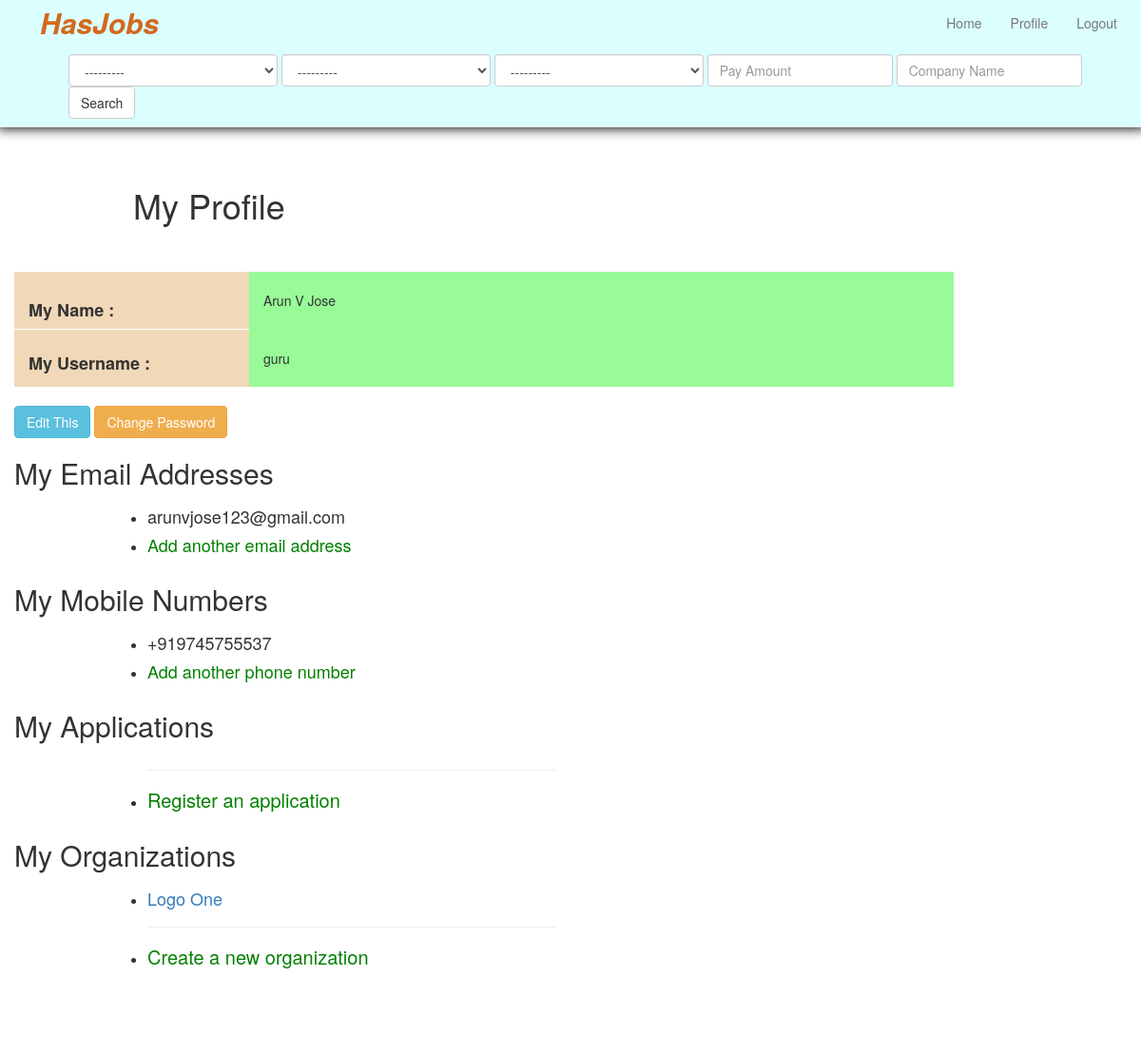
The page /profile/ (signed in) on the database as committed earlier.
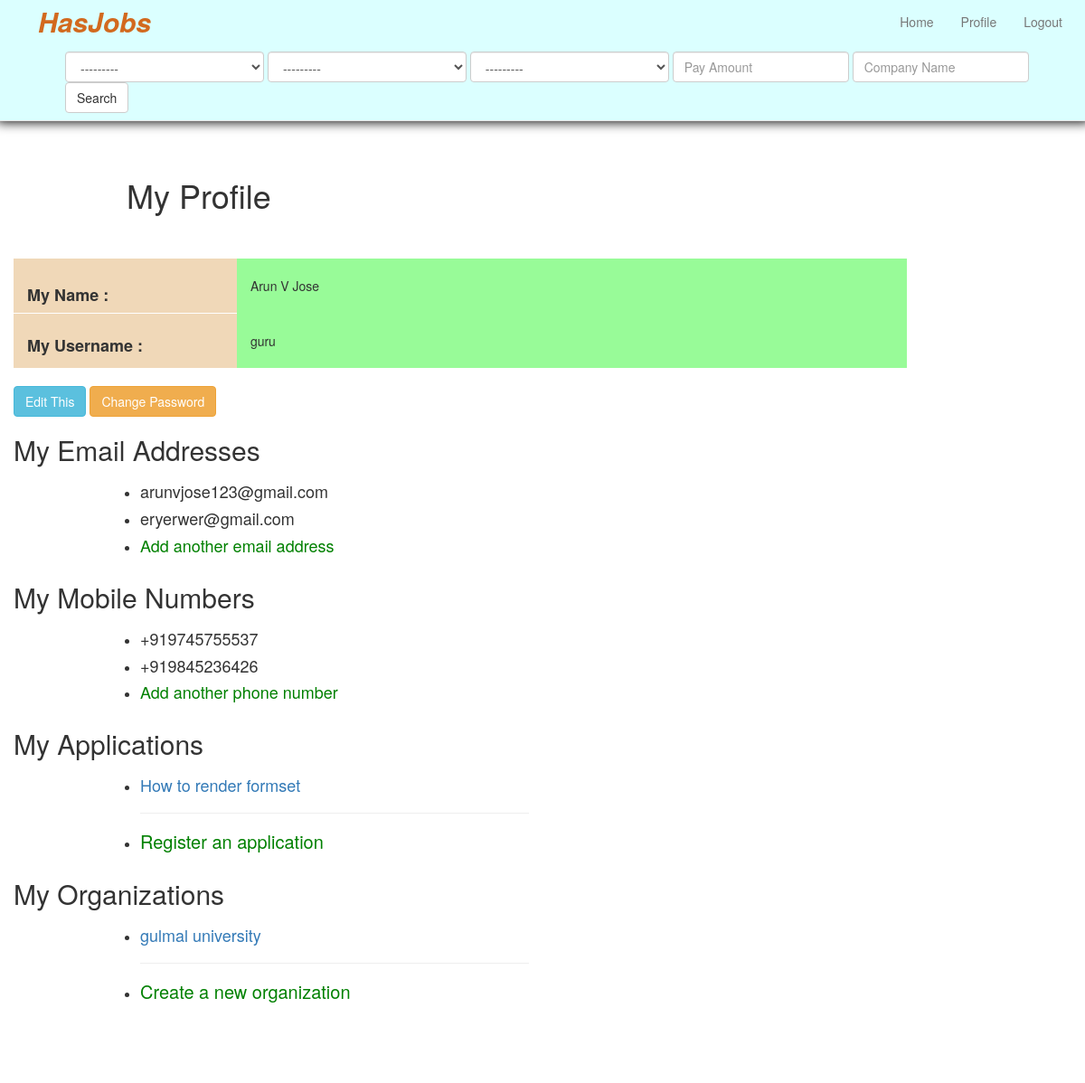
The same page on the database as committed later.
### app_hasjob/models.py (models this page shows, shortened)
class AddEmail(models.Model):
	email = models.EmailField()
	types = models.ForeignKey(AddMailTypes)
	class Meta:
		verbose_name = ("Add Email")
		verbose_name_plural = ("Add Emails")

class AddNumber(models.Model):
	number = models.IntegerField()
	types = models.ForeignKey(AddMailTypes)
	class Meta:
		verbose_name = ("Add Number")
		verbose_name_plural = ("Add Numbers")

class AddOrganization(models.Model):
	organization_name = models.CharField(max_length=200)
	slug = models.SlugField(unique=True, null=True, blank=True)
	username = models.CharField(max_length=200)
	domain = models.CharField(max_length=200)
	class Meta:
		verbose_name = ("Add Organization")
		verbose_name_plural = ("Add Organizations")

class ClientApplication(models.Model):
	application_title = models.CharField(max_length=200)
	slug = models.SlugField(unique=True, null=True, blank=True)
	description = models.TextField()
	types = models.ForeignKey(ClientTypes)
	application_website = models.URLField()
	redirect_url = models.URLField()
	notification_url = models.URLField()
	class Meta:
		verbose_name = ("Client Application")
		verbose_name_plural = ("Client Applications")

### app_hasjob/views.py (the view)
# urls.py: url(r'^profile/$', 'app_hasjob.views.profile', name='profile'),
def profile(request):
	user = User.objects.get(username=request.user.username)
	add_emails = AddEmail.objects.all()
	add_numbers = AddNumber.objects.all()
	add_organization = AddOrganization.objects.all()
	add_application = ClientApplication.objects.all()
	variables = {'add_emails': add_emails, 'add_numbers': add_numbers,'add_organization': add_organization, 'add_application': add_application, 'user': user}
	return render(request, 'profile/profile.html', variables)

### app_hasjob/forms.py
class JobFilterForm(forms.Form):
	location__id = forms.ModelChoiceField(queryset=Location.objects.all(),widget=forms.Select(attrs={"class":"form-control","style":"width:220px"}))
	add_job_types__id = forms.ModelChoiceField(queryset=AddJobTypes.objects.all(),widget=forms.Select(attrs={"class":"form-control","style":"width:220px"}))
	add_job_category__id = forms.ModelChoiceField(queryset=AddJobCategory.objects.all(),widget=forms.Select(attrs={"class":"form-control","style":"width:220px"}))

### app_hasjob/models.py (called while the page is built)
	def __str__(self):
		return self.location

	def __str__(self):
		return self.types

	def __str__(self):
		return self.category

### app_hasjob/templatetags/job_filter.py (called while the page is built)
@register.inclusion_tag("tags/job_filter.html")
def job_filter(request):
	filter_form = JobFilterForm(request.GET)
	return {'filter_form': filter_form}

### templates/profile/profile.html
{% extends "base.html" %}
{% block content %}
	<h1>My Profile</h1>
	<br><br>
	<div class="row">
		<div class="row name-box img img-rounded" style="margin-left:0px;">
			<div class="col-lg-10">
				<div class="row">
					<div class="col-lg-3" style="background-color:#F0D8B8">
						<br>
						<h4><strong>My Name :</strong></h4>
					</div>
					<div class="col-lg-9" style="background-color:#98FB98;height:61px;">
						<br>
						<p>{{user.first_name}} {{user.last_name}}</p>
					</div>
				</div>
			</div>
			<div class="col-lg-10">
				<div class="row">
					<div class="col-lg-3" style="background-color:#F0D8B8;">
						<h4 style="position:relative;top:15px;"><strong>My Username :</strong></h4>
						<br>
					</div>
					<div class="col-lg-9" style="background-color:#98FB98;height:60px;">
						<br>
						<p>{{user.username}}</p>
					</div>
				</div>
			</div>
		</div>
		<br>
		<a class="btn btn-info" href="/edit-profile">Edit This</a>
		<a class="btn btn-warning" href="/change-password">Change Password</a>
		<div class="row">
			<div class="col-lg-8">
				<h2>My Email Addresses</h2>
			</div>
			<div class="col-lg-offset-1 col-lg-5">
				<ul>
					{% for add_email in add_emails %}
					<li><h4>{{add_email.email}}</h4></li>
					{% endfor %}
					<li><h4><a style="color:green;" href="/add-email">Add another email address</a></h4></li>
				</ul>
			</div>
		</div>
		<div class="row">
			<div class="col-lg-8">
				<h2>My Mobile Numbers</h2>
			</div>
			<div class="col-lg-offset-1 col-lg-5">
				<ul>
					{% for add_number in add_numbers %}
						<li><h4>+91{{add_number.number}}</h4></li>
					{% endfor %}
					<li><h4><a style="color:green;" href="/add-number">Add another phone number</a></h4></li>
				</ul>
			</div>
		</div>
		<div class="row">
			<div class="col-lg-8">
				<h2>My Applications</h2>
			</div>
			<div class="col-lg-offset-1 col-lg-5">
				<ul>
					{% for application in add_application %}
							<li><h4><a href="{% url 'view_client' application.slug %}">{{ application.application_title }}</a></h4></li>
					{% endfor %}
					<hr>
					<li><h4 style="font-size:20px;"><a style="color:green;" href="/client-application">Register an application</a></h4></li>
				</ul>
			</div>
		</div>
		<div class="row">
			<div class="col-lg-8">
				<h2>My Organizations</h2>
			</div>
			<div class="col-lg-offset-1 col-lg-5">
				<ul>
					{% for organization in add_organization %}
						<li><h4><a href="{% url 'view_organization' organization.slug %}">{{ organization.organization_name }}</a></h4></li>
					{% endfor %}
					<hr>
					<li><h4 style="font-size:20px;"><a style="color:green;" href="/add-organization">Create a new organization</a></h4></li>
				</ul>
			</div>
		</div>
	</div>
	<br>
	<br>
	<br>
	<br>
{% endblock %}

Rows that differ between the two databases and show on the page:
removed AddOrganization: organization_name "Logo One"
added AddEmail: email "eryerwer@gmail.com"
added AddNumber: number "9845236426"
added ClientApplication: application_title "How to render formset"
added AddOrganization: organization_name "gulmal university"
